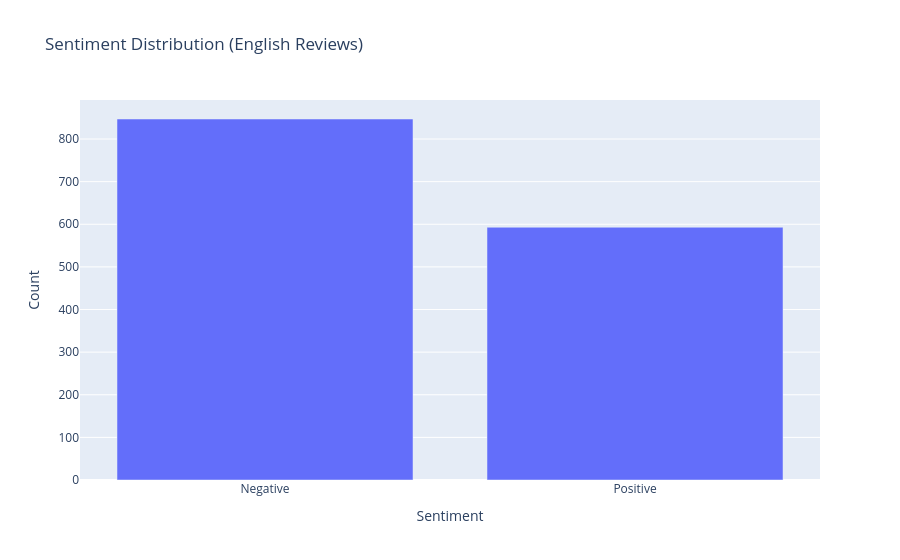

The notebook cell saved with this chart:
### Markdown cell above
Plotly Visualizations

### Code cell
# A: Sentiment Count
df_counts = df_en['sentiment'].value_counts().reset_index(name='count').rename(columns={'index': 'sentiment'})
fig_sentiment = px.bar(df_counts, 
                       x='sentiment', y='count', 
                       title='Sentiment Distribution (English Reviews)',
                       labels={'sentiment': 'Sentiment', 'count': 'Count'})
fig_sentiment.show()

### Figure 1 — Plotly figure (JSON) as saved in the notebook; plotly's stock layout.template omitted (floating-point values rounded to 4 significant figures)
{"data": [{"alignmentgroup": "True", "hovertemplate": "Sentiment=%{x}<br>Count=%{y}<extra></extra>", "legendgroup": "", "marker": {"color": "#636efa", "pattern": {"shape": ""}}, "name": "", "offsetgroup": "", "orientation": "v", "showlegend": false, "textposition": "auto", "type": "bar", "x": ["Negative", "Positive"], "xaxis": "x", "y": [847, 593], "yaxis": "y"}], "layout": {"barmode": "relative", "legend": {"tracegroupgap": 0}, "title": {"text": "Sentiment Distribution (English Reviews)"}, "xaxis": {"anchor": "y", "domain": [0, 1], "title": {"text": "Sentiment"}}, "yaxis": {"anchor": "x", "domain": [0, 1], "title": {"text": "Count"}}}}
